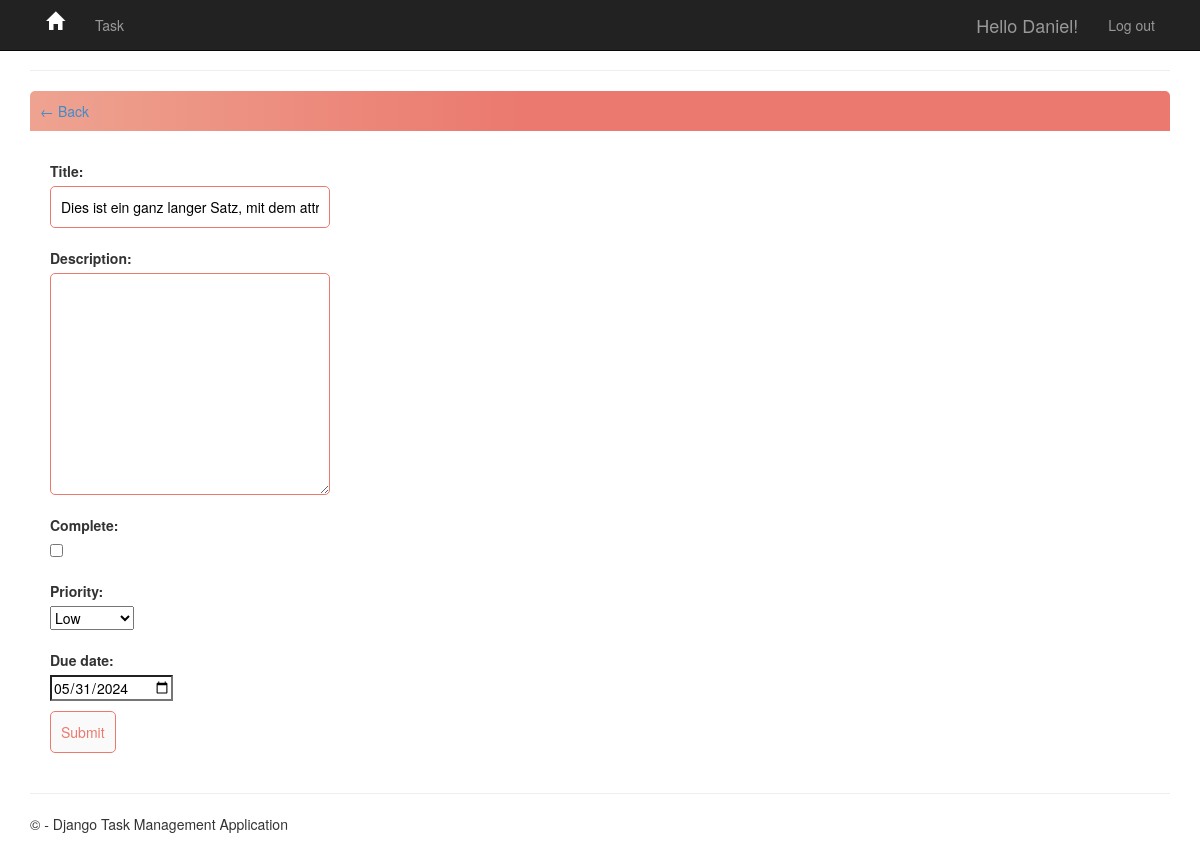
The app's page /task-update/31/ (signed in), older data.
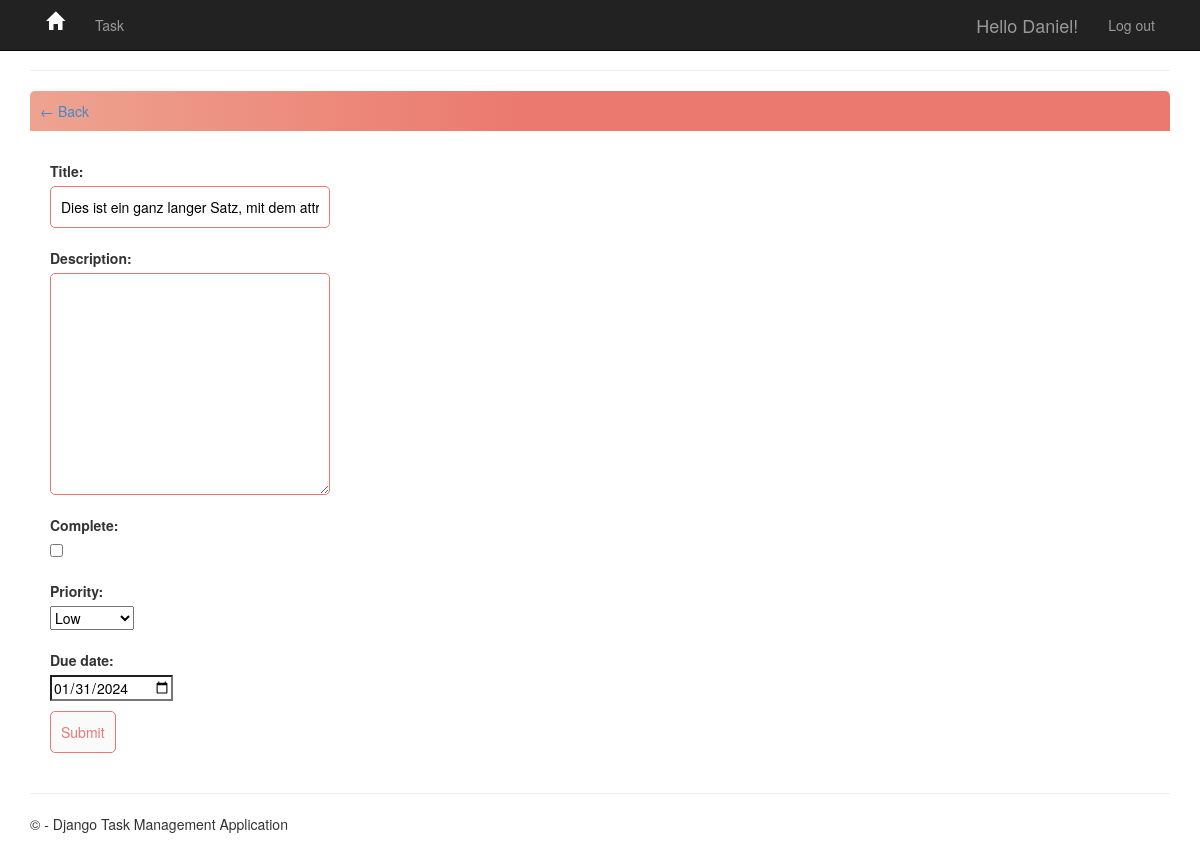
The same page, newer data.
### app/models.py (models this page shows, shortened)
class Task(models.Model):
    PRIORITY_CHOICES = [
        ('L', 'Low'),
        ('M', 'Medium'),
        ('H', 'High'),
        ('F', 'Fast Lane'),
    ]
    due_date = models.DateField(
        auto_now_add=False, auto_now=False, blank=True, null=True)
    user = models.ForeignKey(
        User, on_delete=models.CASCADE, null=True, blank=True)
    title = models.CharField(max_length=200)
    description = models.TextField(null=True, blank=True)
    complete = models.BooleanField(default=False)
    create = models.DateTimeField(auto_now_add=True)
    update = models.DateTimeField(auto_now=True)
    priority = models.CharField(
        max_length=1,
        choices=PRIORITY_CHOICES,
        default='L',
    )
    class Meta:
        ordering = ['complete']

### app/views.py (the view)
# urls.py: path('task-update/<int:pk>/', views.TaskUpdate.as_view(), name='task-update'),
class TaskUpdate(LoginRequiredMixin, UpdateView):
    model = Task
    form_class = TaskForm
    template_name = 'app/task_form.html'
    success_url = reverse_lazy('tasks')

### app/forms.py
class TaskForm(ModelForm):
    class Meta:
        model = Task
        fields = ['title', 'description', 'complete', 'priority', 'due_date']
        widgets = {
            'due_date': DateInput(),
        }

### app/templates/app/task_form.html (shortened to what this page needs)
{% extends 'app/layout.html' %}
{% block content %}
<hr />
<div class="header-bar">
    <a href="{% url 'tasks' %}">&#8592; Back</a>
</div>
<div class="card-body">
    <form method="POST" action="">
        {{ form.as_p }}
        <input class="button" type="submit" value="Submit">
    </form>
</div>
{% endblock content %}

Row changes from the older to the newer data that the page shows:
changed Task "Dies ist ein ganz langer Satz, mit dem attribute Word-Wrap": due_date "05/31/2024" → "01/31/2024"
